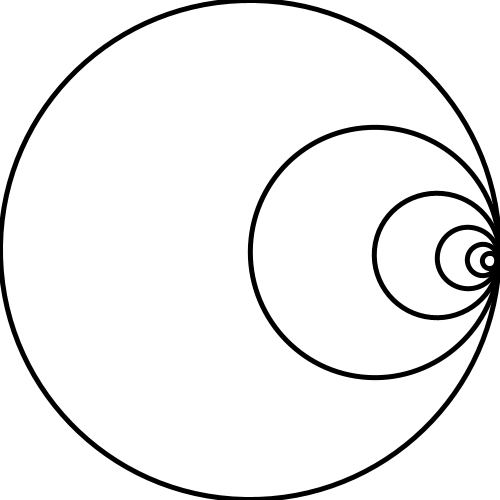
Frame 1 (no input)
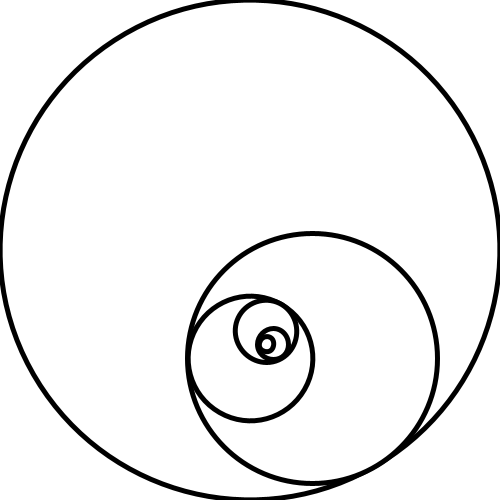
Frame 60 (the mouse pressed at the canvas centre just before this capture)
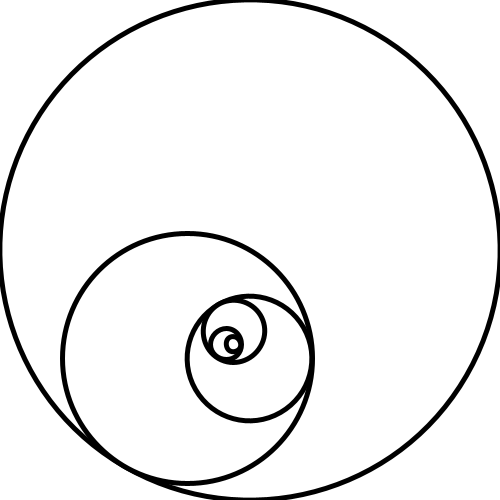
Frame 120 (the mouse held since frame 60 and released just before this capture)

The Processing sketch that drew these frames (run headless with seeded random() and noise(); from frame 60 on, the mouse is pressed at the canvas centre):

// Processing sketch: processing_86600
// ── processing_86600.pde

void setup () {
  size(500,500);
  background(255,255,255);
  smooth();
  strokeWeight(5);
}

void draw () {
  background(255,255,255);
  translate(width/2, height/2);
  clock(0,0,500);
}
 void clock (int x, int y, int r) {
  if (r>10) {
  rotate(radians(frameCount%360));
  ellipse(x,y,r,r);
  r=r/2;
  translate(r/2,0);
  rotate(radians(frameCount%360));
  clock(x,y,r);
 }
 }
